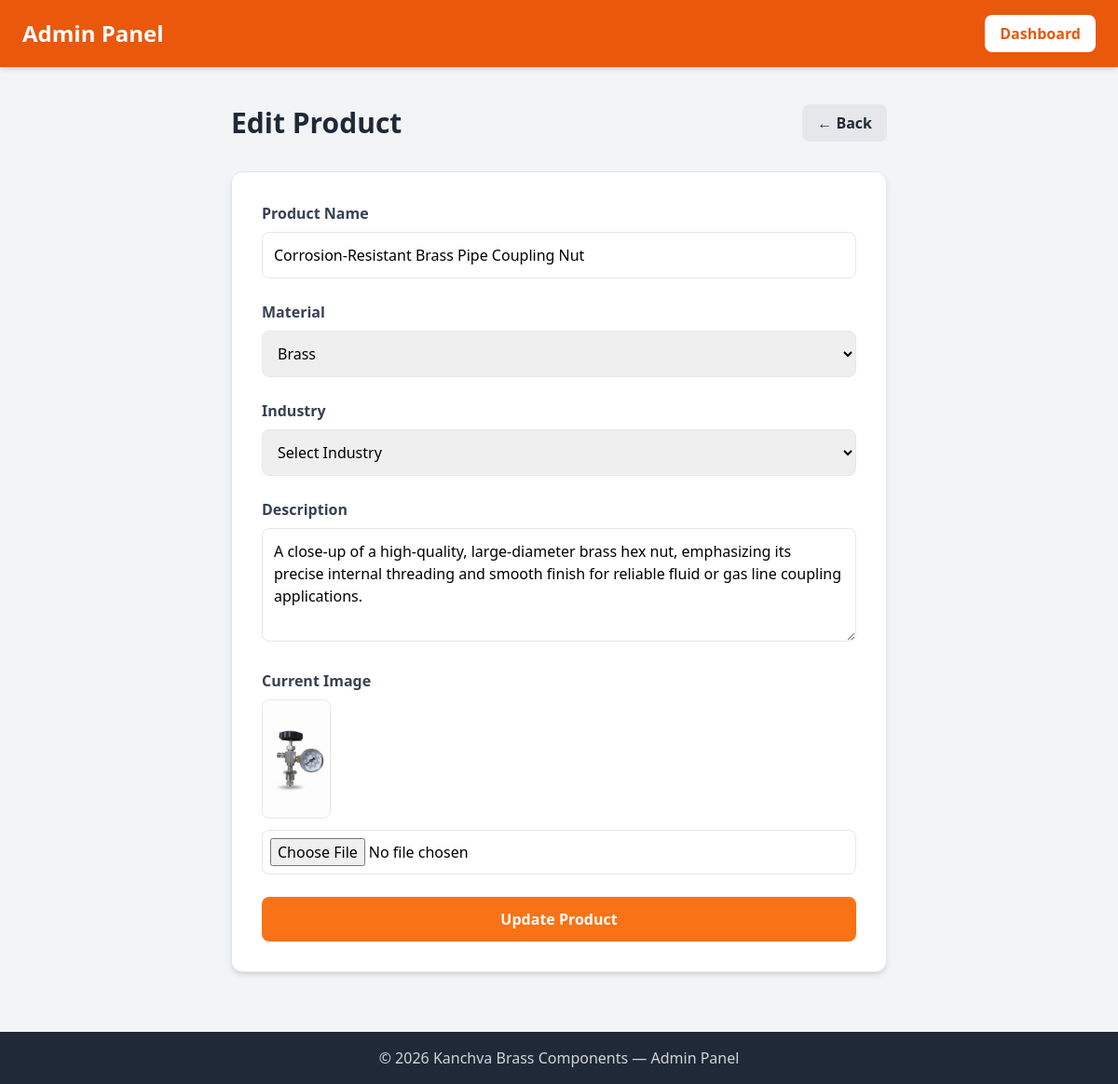
/admin/edit-product.php?id=53 (signed in), run on the app's committed database.
### tables this page shows
CREATE TABLE IF NOT EXISTS `products` (
  `id` int(10) UNSIGNED NOT NULL AUTO_INCREMENT,
  `name` varchar(150) NOT NULL,
  `description` text,
  `image_url` varchar(255) DEFAULT NULL,
  `material_id` int(10) UNSIGNED DEFAULT NULL,
  `industry_id` int(10) UNSIGNED DEFAULT NULL,
  `created_at` timestamp NULL DEFAULT CURRENT_TIMESTAMP,
  PRIMARY KEY (`id`),
  KEY `material_id` (`material_id`),
  KEY `industry_id` (`industry_id`)
);

CREATE TABLE IF NOT EXISTS `materials` (
  `id` int(11) NOT NULL AUTO_INCREMENT,
  `name` varchar(100) NOT NULL,
  `icon` varchar(255) DEFAULT NULL,
  `description` text,
  `created_at` timestamp NULL DEFAULT CURRENT_TIMESTAMP,
  PRIMARY KEY (`id`)
);

### admin/edit-product.php (the view, shortened to what this page needs)
<?php
include '../config.php';
$product_id = intval($_GET['id']);
$materials = [];
$matResult = $conn->query("SELECT * FROM materials ORDER BY name ASC");
while ($row = $matResult->fetch_assoc()) {
    $materials[] = $row;
}
$stmt = $conn->prepare("SELECT * FROM products WHERE id = ?");
$stmt->bind_param("i", $product_id);
$stmt->execute();
$product = $stmt->get_result()->fetch_assoc();
?>
<!DOCTYPE html>
<html lang="en">
<head>
<script src="https://cdn.tailwindcss.com"></script>
</head>
<body class="bg-gray-100 min-h-screen">
<header class="bg-orange-600 text-white px-6 py-4 flex justify-between items-center shadow-md">
    <h1 class="text-2xl font-bold">Admin Panel</h1>
    <a href="admin-dashboard.php" class="bg-white text-orange-600 px-4 py-2 rounded-lg font-semibold hover:bg-orange-50 transition">Dashboard</a>
</header>
<section class="pt-10 pb-16 px-4 sm:px-6 lg:px-8 max-w-3xl mx-auto">
    <div class="flex justify-between items-center mb-8">
        <h1 class="text-3xl font-bold text-gray-800">Edit Product</h1>
        <a href="manage-products.php" class="bg-gray-200 hover:bg-gray-300 text-gray-800 px-4 py-2 rounded-lg font-semibold transition">← Back</a>
    </div>
    <?php if ($product): ?>
    <form action="" method="POST" enctype="multipart/form-data" class="bg-white shadow-md rounded-xl p-8 space-y-6 border border-gray-200">
        <div>
            <label class="block text-gray-700 font-semibold mb-2">Product Name</label>
            <input type="text" name="name" value="<?= htmlspecialchars($product['name']) ?>" required class="w-full p-3 border rounded-lg focus:ring-2 focus:ring-orange-500">
        </div>
        <div>
            <label class="block text-gray-700 font-semibold mb-2">Material</label>
            <select name="material_id" required class="w-full p-3 border rounded-lg focus:ring-2 focus:ring-orange-500">
                <?php foreach ($materials as $mat): ?>
                    <option value="<?= $mat['id'] ?>" <?= $mat['id'] == $product['material_id'] ? 'selected' : '' ?>><?= $mat['name'] ?></option>
                <?php endforeach; ?>
            </select>
        </div>
        <div>
            <label class="block text-gray-700 font-semibold mb-2">Industry</label>
            <select name="industry_id" required class="w-full p-3 border rounded-lg focus:ring-2 focus:ring-orange-500">
                <option value="">Select Industry</option>
            </select>
        </div>
        <div>
            <label class="block text-gray-700 font-semibold mb-2">Description</label>
            <textarea name="description" rows="4" required class="w-full p-3 border rounded-lg focus:ring-2 focus:ring-orange-500"><?= htmlspecialchars($product['description']) ?></textarea>
        </div>
        <div>
            <label class="block text-gray-700 font-semibold mb-2">Current Image</label>
            <?php if (!empty($product['image_url'])): ?>
                <img src="../<?= $product['image_url'] ?>" alt="Product Image" class="h-32 rounded-lg border mb-3">
            <?php else: ?>
                <p class="text-gray-500 italic mb-3">No image uploaded</p>
            <?php endif; ?>
            <input type="file" name="image" accept="image/*" class="w-full p-2 border rounded-lg focus:ring-2 focus:ring-orange-500">
        </div>
        <button type="submit" class="w-full py-3 bg-orange-500 hover:bg-orange-600 text-white font-semibold rounded-lg transition">Update Product</button>
    </form>
    <?php endif; ?>
</section>
<footer class="bg-gray-800 text-gray-300 text-center py-4 mt-auto">
    &copy; <?= date('Y') ?> Kanchva Brass Components — Admin Panel
</footer>
</body>
</html>

### data on the page
products: name "Corrosion-Resistant Brass Pipe Coupling Nut", material_id "Brass", description "A close-up of a high-quality, large-diameter brass hex nut, emphasizing its precise internal threading and smooth finish for reliable fluid or gas line coupling applications.", image_url (picture)
